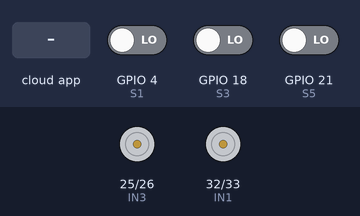
Bench run of a sketch on a simulated ESP32. Shown: motor-driver pin pairs drawn as motors (green arrow = first pin HIGH = forward, orange = second pin HIGH = backward, longer = more drive). The test bench sets the inputs (shaded band); at power-on: GPIO 18 (S3) LOW, GPIO 4 (S1) LOW, GPIO 21 (S5) LOW. WiFi joins after 1.5 s; servers stay silent unless stated; the Firebase database answers and starts empty; what the sketch prints to the serial monitor is not drawn.

Above: at 2.8 s.
2.9 s: the phone or cloud app sets data to w
At 3.9 s:
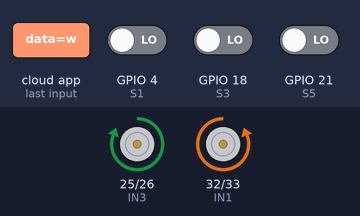
4.8 s: GPIO 18 (S3) driven HIGH
At 5.3 s:
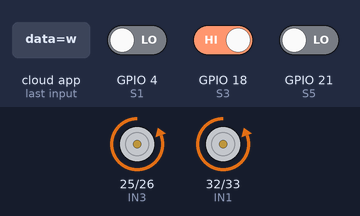
6.3 s: GPIO 4 (S1) driven HIGH
At 7.5 s:
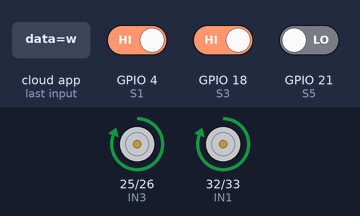
7.8 s: GPIO 21 (S5) driven HIGH
At 9.0 s:
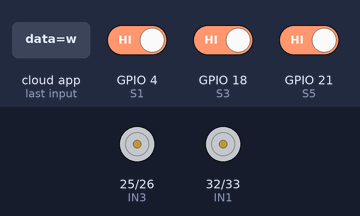
9.3 s: the phone or cloud app sets data to a
At 10.5 s:
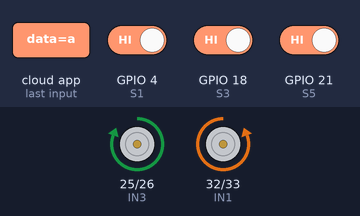
Timing chart, 0 to 11.8 s (numbered marks = the images above; inputs shaded):
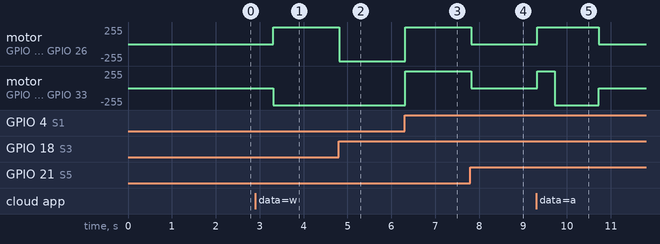

Measured:
- after the input at 2.9 s, motor on GPIO 25 (IN3) / GPIO 26 (IN4): stopped → forward 255/255 after 0.41 s; motor on GPIO 32 (IN1) / GPIO 33 (IN2): stopped → backward 255/255 after 0.41 s
- after the input at 4.8 s, motor on GPIO 25 (IN3) / GPIO 26 (IN4): forward 255/255 → backward 255/255 at once
- after the input at 6.3 s, motor on GPIO 25 (IN3) / GPIO 26 (IN4), motor on GPIO 32 (IN1) / GPIO 33 (IN2): backward 255/255 → forward 255/255 at once
- after the input at 7.8 s, motor on GPIO 25 (IN3) / GPIO 26 (IN4), motor on GPIO 32 (IN1) / GPIO 33 (IN2): forward 255/255 → stopped at once
- after the input at 9.3 s, motor on GPIO 25 (IN3) / GPIO 26 (IN4): stopped → forward 255/255 at once, → stopped 1.4 s later; motor on GPIO 32 (IN1) / GPIO 33 (IN2): stopped → forward 255/255 at once, → backward 255/255 0.40 s later, → stopped 1.0 s later

The sketch:

The_Final.ino
```cpp
#include <WiFi.h>
#include <Firebase_ESP_Client.h>

// Provide the token generation process info.
#include <addons/TokenHelper.h>
// Provide the RTDB payload printing info.
#include <addons/RTDBHelper.h>

/* ================= WIFI CREDENTIALS ================= */
#define WIFI_SSID "Subash's OnePlus Nord 3 5G"
#define WIFI_PASSWORD "123456780"

/* ================= FIREBASE CREDENTIALS ================= */
#define API_KEY "AIzaSyDUnszYKw5mY-EFOVMYK2W1gLcVQmhw-RM"
#define DATABASE_URL "https://par-optima-default-rtdb.asia-southeast1.firebasedatabase.app/"

/* ================= MOTOR PINS ================= */
#define IN1 32
#define IN2 33
#define IN3 25
#define IN4 26

/* ================= IR SENSOR PINS ================= */
#define S1 4
#define S3 18
#define S5 21

// Firebase Objects
FirebaseData fbdo;
FirebaseAuth auth;
FirebaseConfig config;

// Global Variables
String currentCmd = "x";
String lastCmd = "x";
unsigned long lastFirebaseCheck = 0;
const unsigned long checkInterval = 500;

// Counter & Sequence Logic
long s1Count = 0;
long s5Count = 0;
const int rotationTime = 400;
const int longForwardTime = 1000; // Time to move forward after rotation (1 second)
int stopSequence = 0; // 0: Start(w), 1: Wait for 'a', 2: Wait for 's'

/* ================= SETUP ================= */
void setup() {
  Serial.begin(115200);

  pinMode(IN1, OUTPUT); pinMode(IN2, OUTPUT);
  pinMode(IN3, OUTPUT); pinMode(IN4, OUTPUT);

  pinMode(S1, INPUT); pinMode(S3, INPUT); pinMode(S5, INPUT);

  stopRobot();

  WiFi.begin(WIFI_SSID, WIFI_PASSWORD);
  while (WiFi.status() != WL_CONNECTED) {
    delay(300);
    Serial.print(".");
  }
  Serial.println("\nWiFi Connected");

  config.api_key = API_KEY;
  config.database_url = DATABASE_URL;

  if (Firebase.signUp(&config, &auth, "", "")) {
    Serial.println("Firebase Signed Up");
  }

  config.token_status_callback = tokenStatusCallback;
  Firebase.begin(&config, &auth);
  Firebase.reconnectWiFi(true);

  if (Firebase.ready()) {
    Firebase.RTDB.setString(&fbdo, "/cmd/data", "x");
  }
}

/* ================= LOOP ================= */
void loop() {
  // Check Firebase
  if (Firebase.ready() && (millis() - lastFirebaseCheck > checkInterval)) {
    lastFirebaseCheck = millis();
    if (Firebase.RTDB.getString(&fbdo, "/cmd/data")) {
      String newCmd = fbdo.stringData();

      // Check for Transition from 'x' to 'a' or 's'
      if (currentCmd == "x") {
        if (newCmd == "a" && stopSequence == 1) {
          executeKickstart(); // Rotate + Long Forward
        }
        else if (newCmd == "s" && stopSequence == 2) {
          executeKickstart(); // Rotate + Long Forward
        }
      }

      // Reset sequence if 'w' is sent while at rest
      if (newCmd == "w" && currentCmd == "x" && stopSequence == 0) {
        s1Count = 0; s5Count = 0;
        Serial.println("Sequence Initiated.");
      }
      currentCmd = newCmd;
    }
  }

  // Follow line only if a valid command is active
  bool shouldMove = false;
  if (stopSequence == 0 && currentCmd == "w") shouldMove = true;
  else if (stopSequence == 1 && currentCmd == "a") shouldMove = true;
  else if (stopSequence == 2 && currentCmd == "s") shouldMove = true;

  if (shouldMove) {
    followLine();
  } else {
    stopRobot();
  }
}

/* ================= TRANSITION LOGIC ================= */
// This runs when you enter 'a' or 's' after the robot had stopped
void executeKickstart() {
  Serial.println("Kickstarting: Rotating and Moving Forward (Long)...");

  // 1. Rotate based on history
  if (s1Count > s5Count) {
    Serial.println("Rotating Left...");
    turnLeft();
  } else {
    Serial.println("Rotating Right...");
    turnRight();
  }
  delay(rotationTime);

  // 2. Move Forward for a LONGER time to reach the line
  Serial.println("Moving Forward (Long Duration)...");
  moveForward();
  delay(longForwardTime);

  // 3. Reset counts for the next leg
  s1Count = 0;
  s5Count = 0;
  Serial.println("Kickstart Complete. Switching to Line Follower.");
}

/* ================= LINE FOLLOW LOGIC ================= */
void followLine() {
  int s1 = digitalRead(S1);
  int s3 = digitalRead(S3);
  int s5 = digitalRead(S5);

  if (s1 == LOW) s1Count++;
  if (s5 == LOW) s5Count++;

  if (s3 == LOW) {
    moveForward();
  }
  else if (s1 == LOW) {
    turnLeft();
  }
  else if (s5 == LOW) {
    turnRight();
  }
  else if (s1 == HIGH && s3 == HIGH && s5 == HIGH) {
    // LINE LOST - STOP AND WAIT
    Serial.println("Line Lost. Stopping. Waiting for Firebase input...");
    stopRobot();

    // Update Firebase to 'x' to wait for next input
    if (Firebase.ready()) {
      Firebase.RTDB.setString(&fbdo, "/cmd/data", "x");
      currentCmd = "x";
    }

    stopSequence++; // Increment sequence so it knows to wait for 'a' or 's'
  }
}

/* ================= MOTOR CONTROL ================= */
void moveForward() {
  digitalWrite(IN1, LOW);
  digitalWrite(IN2, HIGH);
  digitalWrite(IN3, HIGH);
  digitalWrite(IN4, LOW);
}

void turnRight() {
  digitalWrite(IN1, HIGH);
  digitalWrite(IN2, LOW);
  digitalWrite(IN3, HIGH);
  digitalWrite(IN4, LOW);
}

void turnLeft() {
  digitalWrite(IN1, LOW);
  digitalWrite(IN2, HIGH);
  digitalWrite(IN3, LOW);
  digitalWrite(IN4, HIGH);
}

void stopRobot() {
  digitalWrite(IN1, LOW);
  digitalWrite(IN2, LOW);
  digitalWrite(IN3, LOW);
  digitalWrite(IN4, LOW);
}
```
